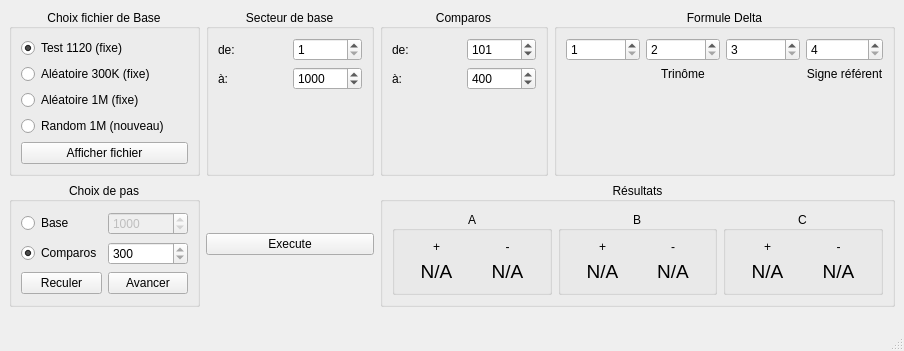
<?xml version="1.0" encoding="UTF-8"?>
<ui version="4.0">
 <class>MainWindow</class>
 <widget class="QMainWindow" name="MainWindow">
  <property name="geometry">
   <rect>
    <x>0</x>
    <y>0</y>
    <width>904</width>
    <height>351</height>
   </rect>
  </property>
  <property name="windowTitle">
   <string>La dualité transnumérique</string>
  </property>
  <widget class="QWidget" name="centralwidget">
   <layout class="QGridLayout" name="gridLayout">
    <item row="0" column="0">
     <widget class="QGroupBox" name="groupBox">
      <property name="sizePolicy">
       <sizepolicy hsizetype="Preferred" vsizetype="Minimum">
        <horstretch>0</horstretch>
        <verstretch>0</verstretch>
       </sizepolicy>
      </property>
      <property name="title">
       <string>Choix fichier de Base</string>
      </property>
      <property name="alignment">
       <set>Qt::AlignCenter</set>
      </property>
      <layout class="QVBoxLayout" name="verticalLayout">
       <item>
        <widget class="QRadioButton" name="fichierTest1120">
         <property name="text">
          <string>Test 1120 (fixe)</string>
         </property>
         <property name="checked">
          <bool>true</bool>
         </property>
        </widget>
       </item>
       <item>
        <widget class="QRadioButton" name="fichierAleatoire300k">
         <property name="text">
          <string>Aléatoire 300K (fixe)</string>
         </property>
        </widget>
       </item>
       <item>
        <widget class="QRadioButton" name="fichierAleatoire1m">
         <property name="text">
          <string>Aléatoire 1M (fixe)</string>
         </property>
         <property name="checked">
          <bool>false</bool>
         </property>
        </widget>
       </item>
       <item>
        <widget class="QRadioButton" name="fichierRandom1m">
         <property name="text">
          <string>Random 1M (nouveau)</string>
         </property>
         <property name="checked">
          <bool>false</bool>
         </property>
        </widget>
       </item>
       <item>
        <widget class="QPushButton" name="afficher">
         <property name="text">
          <string>Afficher fichier</string>
         </property>
        </widget>
       </item>
      </layout>
     </widget>
    </item>
    <item row="2" column="0">
     <spacer name="verticalSpacer">
      <property name="orientation">
       <enum>Qt::Vertical</enum>
      </property>
      <property name="sizeHint" stdset="0">
       <size>
        <width>20</width>
        <height>40</height>
       </size>
      </property>
     </spacer>
    </item>
    <item row="0" column="1">
     <widget class="QGroupBox" name="groupBox_2">
      <property name="title">
       <string>Secteur de base</string>
      </property>
      <property name="alignment">
       <set>Qt::AlignCenter</set>
      </property>
      <layout class="QGridLayout" name="gridLayout_2">
       <item row="1" column="0">
        <widget class="QLabel" name="label_2">
         <property name="text">
          <string>à:</string>
         </property>
        </widget>
       </item>
       <item row="0" column="1">
        <widget class="QSpinBox" name="secteurBaseMin">
         <property name="minimum">
          <number>1</number>
         </property>
         <property name="maximum">
          <number>1000000</number>
         </property>
         <property name="value">
          <number>1</number>
         </property>
        </widget>
       </item>
       <item row="0" column="0">
        <widget class="QLabel" name="label">
         <property name="text">
          <string>de:</string>
         </property>
        </widget>
       </item>
       <item row="2" column="1">
        <spacer name="verticalSpacer_2">
         <property name="orientation">
          <enum>Qt::Vertical</enum>
         </property>
         <property name="sizeHint" stdset="0">
          <size>
           <width>20</width>
           <height>40</height>
          </size>
         </property>
        </spacer>
       </item>
       <item row="1" column="1">
        <widget class="QSpinBox" name="secteurBaseMax">
         <property name="minimum">
          <number>1</number>
         </property>
         <property name="maximum">
          <number>1000000</number>
         </property>
         <property name="value">
          <number>1000</number>
         </property>
        </widget>
       </item>
      </layout>
     </widget>
    </item>
    <item row="0" column="2">
     <widget class="QGroupBox" name="groupBox_3">
      <property name="title">
       <string>Comparos</string>
      </property>
      <property name="alignment">
       <set>Qt::AlignCenter</set>
      </property>
      <layout class="QGridLayout" name="gridLayout_3">
       <item row="0" column="0">
        <widget class="QLabel" name="label_3">
         <property name="text">
          <string>de:</string>
         </property>
        </widget>
       </item>
       <item row="0" column="1">
        <widget class="QSpinBox" name="comparoMin">
         <property name="minimum">
          <number>1</number>
         </property>
         <property name="maximum">
          <number>999999999</number>
         </property>
         <property name="value">
          <number>101</number>
         </property>
        </widget>
       </item>
       <item row="1" column="0">
        <widget class="QLabel" name="label_4">
         <property name="text">
          <string>à:</string>
         </property>
        </widget>
       </item>
       <item row="1" column="1">
        <widget class="QSpinBox" name="comparoMax">
         <property name="minimum">
          <number>1</number>
         </property>
         <property name="maximum">
          <number>999999999</number>
         </property>
         <property name="value">
          <number>400</number>
         </property>
        </widget>
       </item>
       <item row="2" column="1">
        <spacer name="verticalSpacer_3">
         <property name="orientation">
          <enum>Qt::Vertical</enum>
         </property>
         <property name="sizeHint" stdset="0">
          <size>
           <width>20</width>
           <height>40</height>
          </size>
         </property>
        </spacer>
       </item>
      </layout>
     </widget>
    </item>
    <item row="1" column="0">
     <widget class="QGroupBox" name="groupBox_5">
      <property name="title">
       <string>Choix de pas</string>
      </property>
      <property name="alignment">
       <set>Qt::AlignCenter</set>
      </property>
      <layout class="QGridLayout" name="gridLayout_4">
       <item row="0" column="1">
        <widget class="QSpinBox" name="pasBaseValeur">
         <property name="enabled">
          <bool>false</bool>
         </property>
         <property name="readOnly">
          <bool>false</bool>
         </property>
         <property name="minimum">
          <number>1</number>
         </property>
         <property name="maximum">
          <number>1000000</number>
         </property>
         <property name="value">
          <number>1000</number>
         </property>
        </widget>
       </item>
       <item row="1" column="0">
        <widget class="QRadioButton" name="pasComparos">
         <property name="text">
          <string>Comparos</string>
         </property>
         <property name="checked">
          <bool>true</bool>
         </property>
        </widget>
       </item>
       <item row="0" column="0">
        <widget class="QRadioButton" name="pasBase">
         <property name="text">
          <string>Base</string>
         </property>
        </widget>
       </item>
       <item row="1" column="1">
        <widget class="QSpinBox" name="pasComparosValeur">
         <property name="readOnly">
          <bool>true</bool>
         </property>
         <property name="minimum">
          <number>1</number>
         </property>
         <property name="maximum">
          <number>1000000</number>
         </property>
         <property name="value">
          <number>300</number>
         </property>
        </widget>
       </item>
       <item row="2" column="0">
        <widget class="QPushButton" name="reculer">
         <property name="text">
          <string>Reculer</string>
         </property>
        </widget>
       </item>
       <item row="2" column="1">
        <widget class="QPushButton" name="avancer">
         <property name="text">
          <string>Avancer</string>
         </property>
        </widget>
       </item>
      </layout>
     </widget>
    </item>
    <item row="1" column="1">
     <widget class="QPushButton" name="execute">
      <property name="text">
       <string>Execute</string>
      </property>
     </widget>
    </item>
    <item row="0" column="3" colspan="2">
     <widget class="QGroupBox" name="groupBox_4">
      <property name="title">
       <string>Formule Delta</string>
      </property>
      <property name="alignment">
       <set>Qt::AlignCenter</set>
      </property>
      <layout class="QGridLayout" name="gridLayout_8">
       <item row="1" column="2">
        <widget class="QSpinBox" name="formuleDelta3">
         <property name="minimum">
          <number>3</number>
         </property>
         <property name="maximum">
          <number>9</number>
         </property>
        </widget>
       </item>
       <item row="2" column="3">
        <widget class="QLabel" name="label_8">
         <property name="text">
          <string>Signe référent</string>
         </property>
         <property name="alignment">
          <set>Qt::AlignHCenter|Qt::AlignTop</set>
         </property>
        </widget>
       </item>
       <item row="2" column="1">
        <widget class="QLabel" name="label_7">
         <property name="text">
          <string>Trinôme</string>
         </property>
         <property name="alignment">
          <set>Qt::AlignHCenter|Qt::AlignTop</set>
         </property>
        </widget>
       </item>
       <item row="1" column="0">
        <widget class="QSpinBox" name="formuleDelta1">
         <property name="minimum">
          <number>1</number>
         </property>
         <property name="maximum">
          <number>9</number>
         </property>
        </widget>
       </item>
       <item row="1" column="3">
        <widget class="QSpinBox" name="formuleDelta4">
         <property name="minimum">
          <number>4</number>
         </property>
         <property name="maximum">
          <number>9</number>
         </property>
        </widget>
       </item>
       <item row="1" column="1">
        <widget class="QSpinBox" name="formuleDelta2">
         <property name="minimum">
          <number>2</number>
         </property>
         <property name="maximum">
          <number>9</number>
         </property>
         <property name="value">
          <number>2</number>
         </property>
        </widget>
       </item>
       <item row="3" column="1">
        <spacer name="verticalSpacer_4">
         <property name="orientation">
          <enum>Qt::Vertical</enum>
         </property>
         <property name="sizeHint" stdset="0">
          <size>
           <width>20</width>
           <height>40</height>
          </size>
         </property>
        </spacer>
       </item>
      </layout>
     </widget>
    </item>
    <item row="1" column="2" colspan="3">
     <widget class="QGroupBox" name="groupBox_9">
      <property name="title">
       <string>Résultats</string>
      </property>
      <property name="alignment">
       <set>Qt::AlignCenter</set>
      </property>
      <layout class="QHBoxLayout" name="horizontalLayout_3">
       <item>
        <widget class="QGroupBox" name="groupBox_6">
         <property name="title">
          <string>A</string>
         </property>
         <property name="alignment">
          <set>Qt::AlignCenter</set>
         </property>
         <layout class="QGridLayout" name="gridLayout_5">
          <item row="1" column="2">
           <widget class="QLabel" name="moinsA">
            <property name="font">
             <font>
              <pointsize>14</pointsize>
             </font>
            </property>
            <property name="text">
             <string>N/A</string>
            </property>
            <property name="alignment">
             <set>Qt::AlignCenter</set>
            </property>
           </widget>
          </item>
          <item row="1" column="0">
           <widget class="QLabel" name="plusA">
            <property name="font">
             <font>
              <pointsize>14</pointsize>
             </font>
            </property>
            <property name="text">
             <string>N/A</string>
            </property>
            <property name="alignment">
             <set>Qt::AlignCenter</set>
            </property>
           </widget>
          </item>
          <item row="0" column="0">
           <widget class="QLabel" name="label_5">
            <property name="text">
             <string>+</string>
            </property>
            <property name="alignment">
             <set>Qt::AlignCenter</set>
            </property>
           </widget>
          </item>
          <item row="0" column="2">
           <widget class="QLabel" name="label_6">
            <property name="text">
             <string>-</string>
            </property>
            <property name="alignment">
             <set>Qt::AlignCenter</set>
            </property>
           </widget>
          </item>
         </layout>
        </widget>
       </item>
       <item>
        <widget class="QGroupBox" name="groupBox_7">
         <property name="title">
          <string>B</string>
         </property>
         <property name="alignment">
          <set>Qt::AlignCenter</set>
         </property>
         <layout class="QGridLayout" name="gridLayout_6">
          <item row="0" column="0">
           <widget class="QLabel" name="label_9">
            <property name="text">
             <string>+</string>
            </property>
            <property name="alignment">
             <set>Qt::AlignCenter</set>
            </property>
           </widget>
          </item>
          <item row="1" column="0">
           <widget class="QLabel" name="plusB">
            <property name="font">
             <font>
              <pointsize>14</pointsize>
             </font>
            </property>
            <property name="text">
             <string>N/A</string>
            </property>
            <property name="alignment">
             <set>Qt::AlignCenter</set>
            </property>
           </widget>
          </item>
          <item row="1" column="1">
           <widget class="QLabel" name="moinsB">
            <property name="font">
             <font>
              <pointsize>14</pointsize>
             </font>
            </property>
            <property name="text">
             <string>N/A</string>
            </property>
            <property name="alignment">
             <set>Qt::AlignCenter</set>
            </property>
           </widget>
          </item>
          <item row="0" column="1">
           <widget class="QLabel" name="label_10">
            <property name="text">
             <string>-</string>
            </property>
            <property name="alignment">
             <set>Qt::AlignCenter</set>
            </property>
           </widget>
          </item>
         </layout>
        </widget>
       </item>
       <item>
        <widget class="QGroupBox" name="groupBox_8">
         <property name="title">
          <string>C</string>
         </property>
         <property name="alignment">
          <set>Qt::AlignCenter</set>
         </property>
         <layout class="QGridLayout" name="gridLayout_7">
          <item row="0" column="0">
           <widget class="QLabel" name="label_11">
            <property name="text">
             <string>+</string>
            </property>
            <property name="alignment">
             <set>Qt::AlignCenter</set>
            </property>
           </widget>
          </item>
          <item row="0" column="1">
           <widget class="QLabel" name="label_12">
            <property name="text">
             <string>-</string>
            </property>
            <property name="alignment">
             <set>Qt::AlignCenter</set>
            </property>
           </widget>
          </item>
          <item row="1" column="0">
           <widget class="QLabel" name="plusC">
            <property name="font">
             <font>
              <pointsize>14</pointsize>
             </font>
            </property>
            <property name="text">
             <string>N/A</string>
            </property>
            <property name="alignment">
             <set>Qt::AlignCenter</set>
            </property>
           </widget>
          </item>
          <item row="1" column="1">
           <widget class="QLabel" name="moinsC">
            <property name="font">
             <font>
              <pointsize>14</pointsize>
             </font>
            </property>
            <property name="text">
             <string>N/A</string>
            </property>
            <property name="alignment">
             <set>Qt::AlignCenter</set>
            </property>
           </widget>
          </item>
         </layout>
        </widget>
       </item>
      </layout>
     </widget>
    </item>
   </layout>
  </widget>
  <widget class="QStatusBar" name="statusbar"/>
 </widget>
 <resources/>
 <connections/>
</ui>
